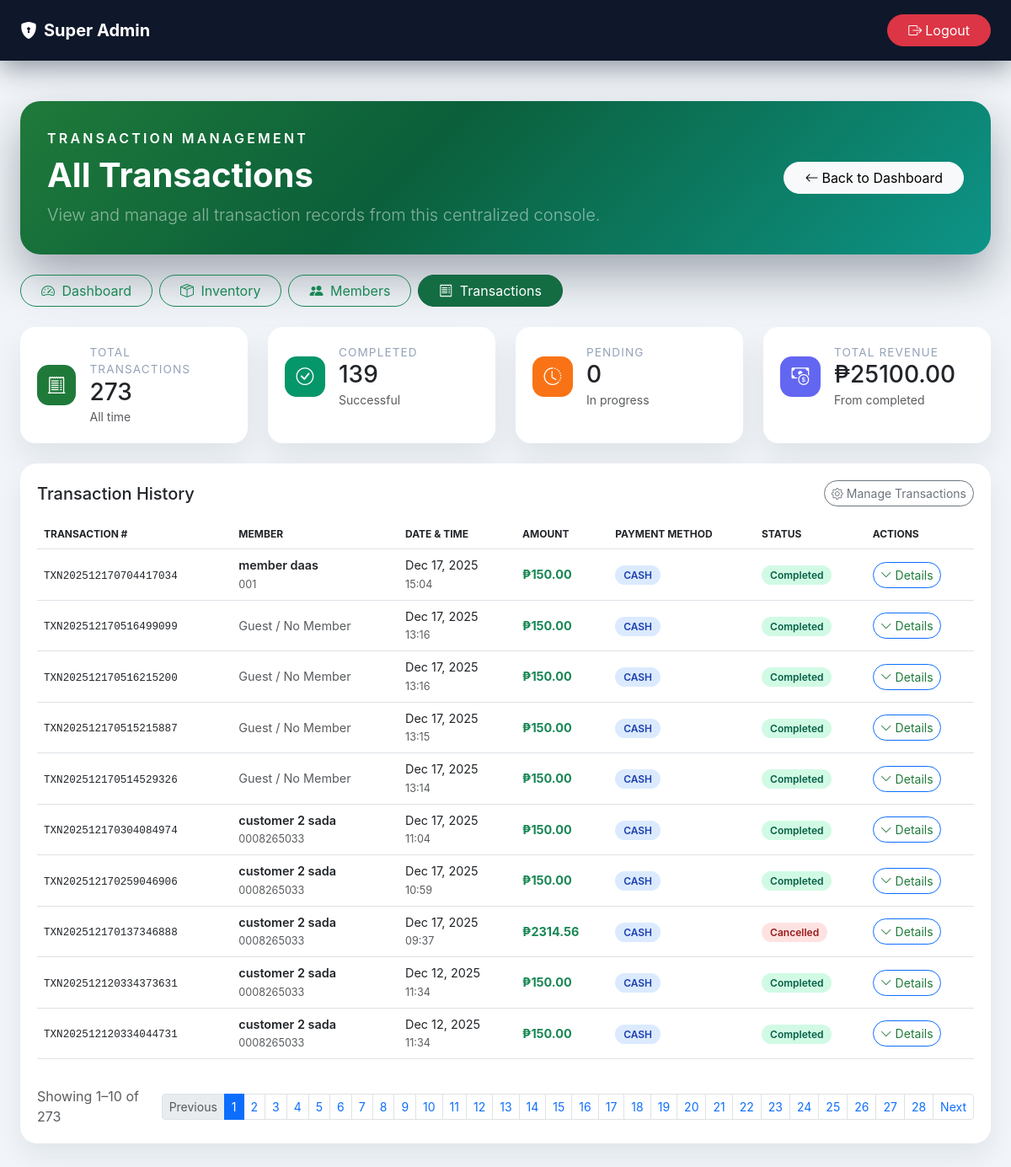
Page /dashboard/transactions/ (signed in) on the committed database.
### transactions/models.py (models this page shows, shortened)
class Transaction(models.Model):
    PAYMENT_METHODS = [
        ('debit', 'Debit (Member Account)'),
        ('cash', 'Cash'),
    ]
    STATUS_CHOICES = [
        ('pending', 'Pending'),
        ('completed', 'Completed'),
        ('cancelled', 'Cancelled'),
    ]
    transaction_number = models.CharField(max_length=50, unique=True)
    member = models.ForeignKey(Member, on_delete=models.SET_NULL, null=True, blank=True, related_name='transactions')
    subtotal = models.DecimalField(max_digits=10, decimal_places=2, default=0.00)
    vatable_sale = models.DecimalField(max_digits=10, decimal_places=2, default=0.00)
    vat_amount = models.DecimalField(max_digits=10, decimal_places=2, default=0.00)
    total_amount = models.DecimalField(max_digits=10, decimal_places=2, default=0.00)
    payment_method = models.CharField(max_length=20, choices=PAYMENT_METHODS)
    amount_paid = models.DecimalField(max_digits=10, decimal_places=2, default=0.00)
    amount_from_balance = models.DecimalField(max_digits=10, decimal_places=2, default=0.00)
    status = models.CharField(max_length=20, choices=STATUS_CHOICES, default='pending')
    notes = models.TextField(blank=True)
    created_at = models.DateTimeField(auto_now_add=True)
    updated_at = models.DateTimeField(auto_now=True)
    class Meta:
        verbose_name = "Transaction"
        verbose_name_plural = "Transactions"
        ordering = ['-created_at']

### members/models.py (models this page shows, shortened)
class Member(models.Model):
    ROLE_CHOICES = [
        ('admin', 'Admin'),
        ('cashier', 'Cashier'),
        ('staff', 'Staff'),
        ('member', 'Member'),
    ]
    user = models.OneToOneField(User, on_delete=models.CASCADE, null=True, blank=True)
    rfid_card_number = models.CharField(max_length=50, unique=True)
    pin_hash = models.CharField(max_length=128, blank=True, null=True)
    first_name = models.CharField(max_length=100)
    last_name = models.CharField(max_length=100)
    email = models.EmailField(unique=True, null=True, blank=True)
    phone = models.CharField(max_length=20, blank=True)
    member_type = models.ForeignKey(MemberType, on_delete=models.SET_NULL, null=True)
    role = models.CharField(max_length=20, choices=ROLE_CHOICES, default='member')
    balance = models.DecimalField(max_digits=10, decimal_places=2, default=0.00)
    is_active = models.BooleanField(default=True)
    date_joined = models.DateTimeField(auto_now_add=True)
    last_transaction = models.DateTimeField(null=True, blank=True)
    created_at = models.DateTimeField(auto_now_add=True)
    updated_at = models.DateTimeField(auto_now=True)
    @property
    def full_name(self):
        return f"{self.first_name} {self.last_name}"
    class Meta:
        verbose_name = "Member"
        verbose_name_plural = "Members"
        ordering = ['-date_joined']

### admin_panel/views.py (the view)
# urls.py: path('dashboard/transactions/', admin_panel_views.transaction_history, name='transaction_history'),
@login_required
def transaction_history(request):
    if not is_admin_user(request.user):
        messages.warning(request, 'You do not have permission to access this page.')
        return redirect('kiosk_home')
    transactions_qs = Transaction.objects.select_related('member').prefetch_related('items').order_by('-created_at')
    paginator = Paginator(transactions_qs, 10)
    page_number = request.GET.get('page', 1)
    transactions_page = paginator.get_page(page_number)
    total_transactions = transactions_qs.count()
    completed_transactions = transactions_qs.filter(status='completed').count()
    pending_transactions = transactions_qs.filter(status='pending').count()
    cancelled_transactions = transactions_qs.filter(status='cancelled').count()
    total_revenue = transactions_qs.filter(status='completed').aggregate(Sum('total_amount'))['total_amount__sum'] or 0
    context = {
        'transactions': transactions_page,
        'page_obj': transactions_page,
        'total_transactions': total_transactions,
        'completed_transactions': completed_transactions,
        'pending_transactions': pending_transactions,
        'cancelled_transactions': cancelled_transactions,
        'total_revenue': total_revenue,
    }
    return render(request, 'admin_panel/transactions.html', context)

### admin_panel/views.py (called while the page is built, shortened)
def is_admin_user(user):
    if user.is_superuser:
        return True

### admin_panel/templates/admin_panel/transactions.html (shortened to what this page needs)
<!DOCTYPE html>
<html lang="en">
<head>
  <link href="https://cdn.jsdelivr.net/npm/bootstrap@5.3.0/dist/css/bootstrap.min.css" rel="stylesheet">
  <link href="https://cdn.jsdelivr.net/npm/bootstrap-icons@1.11.3/font/bootstrap-icons.css" rel="stylesheet">
</head>
<body>
  <nav class="navbar super-nav navbar-expand-lg py-3">
    <div class="container-fluid px-4">
      <a class="navbar-brand fw-bold text-white" href="{% url 'dashboard' %}">
        <i class="bi bi-shield-lock-fill me-2"></i>Super Admin
      </a>
      <form id="logoutForm" method="post" action="{% url 'admin_logout' %}" style="display: inline;">
        <button type="button" id="logoutBtn" class="btn btn-danger rounded-pill px-4">
          <i class="bi bi-box-arrow-right me-1"></i>Logout
        </button>
      </form>
    </div>
  </nav>
  <main class="container-fluid px-4 py-5">
    <section class="hero-card mb-4">
      <div class="row align-items-center">
        <div class="col-lg-8">
          <p class="mb-2 text-uppercase fw-semibold" style="letter-spacing:0.2em;">Transaction Management</p>
          <h1 class="fw-bold mb-2">All Transactions</h1>
          <p class="mb-0 lead text-white-50">
            View and manage all transaction records from this centralized console.
          </p>
        </div>
        <div class="col-lg-4 text-end">
          <a href="{% url 'dashboard' %}" class="btn btn-light rounded-pill px-4">
            <i class="bi bi-arrow-left me-1"></i>Back to Dashboard
          </a>
        </div>
      </div>
    </section>
    <div class="d-flex gap-2 flex-wrap mb-4">
      <a href="{% url 'dashboard' %}" class="btn btn-outline-success rounded-pill px-4"><i class="bi bi-speedometer2 me-1"></i> Dashboard</a>
      <a href="{% url 'inventory_management' %}" class="btn btn-outline-success rounded-pill px-4"><i class="bi bi-box-seam me-1"></i> Inventory</a>
      <a href="{% url 'member_management' %}" class="btn btn-outline-success rounded-pill px-4"><i class="bi bi-people-fill me-1"></i> Members</a>
      <a href="{% url 'transaction_history' %}" class="btn btn-success rounded-pill px-4 active"><i class="bi bi-receipt me-1"></i> Transactions</a>
    </div>
    <section class="row g-4 mb-4">
      <div class="col-md-3">
        <div class="stat-card">
          <div class="d-flex align-items-center gap-3">
            <div class="stat-icon" style="background:#1f7a3a;">
              <i class="bi bi-receipt-cutoff"></i>
            </div>
            <div>
              <div class="stat-title">Total Transactions</div>
              <h3 class="mb-0">{{ total_transactions }}</h3>
              <small class="text-muted">All time</small>
            </div>
          </div>
        </div>
      </div>
      <div class="col-md-3">
        <div class="stat-card">
          <div class="d-flex align-items-center gap-3">
            <div class="stat-icon" style="background:#059669;">
              <i class="bi bi-check-circle"></i>
            </div>
            <div>
              <div class="stat-title">Completed</div>
              <h3 class="mb-0">{{ completed_transactions }}</h3>
              <small class="text-muted">Successful</small>
            </div>
          </div>
        </div>
      </div>
      <div class="col-md-3">
        <div class="stat-card">
          <div class="d-flex align-items-center gap-3">
            <div class="stat-icon" style="background:#f97316;">
              <i class="bi bi-clock-history"></i>
            </div>
            <div>
              <div class="stat-title">Pending</div>
              <h3 class="mb-0">{{ pending_transactions }}</h3>
              <small class="text-muted">In progress</small>
            </div>
          </div>
        </div>
      </div>
      <div class="col-md-3">
        <div class="stat-card">
          <div class="d-flex align-items-center gap-3">
            <div class="stat-icon" style="background:#6366f1;">
              <i class="bi bi-cash-coin"></i>
            </div>
            <div>
              <div class="stat-title">Total Revenue</div>
              <h3 class="mb-0">₱{{ total_revenue|floatformat:2 }}</h3>
              <small class="text-muted">From completed</small>
            </div>
          </div>
        </div>
      </div>
    </section>
    <section class="row g-4">
      <div class="col-12">
        <div class="table-card">
          <div class="d-flex justify-content-between align-items-center mb-3">
            <h5 class="mb-0">Transaction History</h5>
            <div class="d-flex gap-2">
              <button type="button" class="btn btn-outline-secondary btn-sm rounded-pill" id="manageAdminBtn" data-bs-toggle="modal" data-bs-target="#manageAdminModal">
                  <i class="bi bi-gear me-1"></i>Manage Transactions
                </button>
            </div>
          </div>
          <div class="table-responsive">
            <table class="table align-middle">
              <thead>
                <tr>
                  <th>Transaction #</th>
                  <th>Member</th>
                  <th>Date & Time</th>
                  <th>Amount</th>
                  <th>Payment Method</th>
                  <th>Status</th>
                  <th>Actions</th>
                </tr>
              </thead>
              <tbody>
                {% for transaction in page_obj %}
                <tr>
                  <td>
                    <code class="text-dark">{{ transaction.transaction_number }}</code>
                  </td>
                  <td>
                    {% if transaction.member %}
                    <div class="fw-semibold">{{ transaction.member.full_name }}</div>
                    <small class="text-muted">{{ transaction.member.rfid_card_number }}</small>
                    {% else %}
                    <span class="text-muted">Guest / No Member</span>
                    {% endif %}
                  </td>
                  <td>
                    <div>{{ transaction.created_at|date:"M d, Y" }}</div>
                    <small class="text-muted">{{ transaction.created_at|date:"H:i" }}</small>
                  </td>
                  <td>
                    <div class="fw-bold text-success">₱{{ transaction.total_amount|floatformat:2 }}</div>
                  </td>
                  <td>
                    <span class="badge-payment badge-{{ transaction.payment_method }}">
                      {{ transaction.get_payment_method_display }}
                    </span>
                  </td>
                  <td>
                    <span class="badge-status badge-{{ transaction.status }}">
                      {{ transaction.get_status_display }}
                    </span>
                  </td>
                  <td>
                    <button type="button" class="btn btn-sm btn-outline-primary rounded-pill expand-btn"
                            data-transaction-id="{{ transaction.id }}"
                            id="btn-{{ transaction.id }}">
                      <i class="bi bi-chevron-down" id="icon-{{ transaction.id }}"></i> Details
                    </button>
                  </td>
                </tr>
                {% empty %}
                <tr>
                  <td colspan="7" class="text-center text-muted py-4">
                    <i class="bi bi-inbox me-2"></i>No transactions found.
                  </td>
                </tr>
                {% endfor %}
              </tbody>
            </table>
          </div>
          <div class="d-flex flex-column flex-md-row justify-content-between align-items-md-center mt-3 gap-3">
            <div class="text-muted">
              Showing {{ page_obj.start_index }}–{{ page_obj.end_index }} of {{ total_transactions }}
            </div>
            <nav aria-label="Transaction pagination">
              <ul class="pagination pagination-sm mb-0">
                <li class="page-item {% if not page_obj.has_previous %}disabled{% endif %}">
                  {% if page_obj.has_previous %}
                  <a class="page-link" href="?page={{ page_obj.previous_page_number }}" aria-label="Previous">Previous</a>
                  {% else %}
                  <span class="page-link" aria-label="Previous">Previous</span>
                  {% endif %}
                </li>
                {% for num in page_obj.paginator.page_range %}
                <li class="page-item {% if page_obj.number == num %}active{% endif %}">
                  <a class="page-link" href="?page={{ num }}">{{ num }}</a>
                </li>
                {% endfor %}
                <li class="page-item {% if not page_obj.has_next %}disabled{% endif %}">
                  {% if page_obj.has_next %}
                  <a class="page-link" href="?page={{ page_obj.next_page_number }}" aria-label="Next">Next</a>
                  {% else %}
                  <span class="page-link" aria-label="Next">Next</span>
                  {% endif %}
                </li>
              </ul>
            </nav>
          </div>
        </div>
      </div>
    </section>
  </main>
</body>
</html>

### admin_panel/templates/admin_panel/transactions.html (style rules this page uses)
:root { --dark: #0f172a; --brand: #1f7a3a; --accent: #0b5f3a; --muted: #94a3b8; --panel: #ffffff; --gradient: linear-gradient(135deg, #1f7a3a 0%, #0b5f3a 40%, #0d9488 100%); }
body { background: #f1f5f9; font-family: 'Inter', system-ui, -apple-system, 'Segoe UI', sans-serif; }
.super-nav { background: var(--dark); color: #fff; box-shadow: 0 10px 30px rgba(15,23,42,0.4); }
.hero-card { background: var(--gradient); color: #fff; border-radius: 24px; padding: 32px; box-shadow: 0 25px 55px rgba(15,23,42,0.35); }
.stat-card { border: none; border-radius: 18px; padding: 20px; box-shadow: 0 18px 36px rgba(15,23,42,0.08); background: var(--panel); height: 100%; }
.stat-icon { width: 48px; height: 48px; border-radius: 14px; display: flex; align-items: center; justify-content: center; font-size: 1.3rem; color: #fff; }
.stat-title { color: var(--muted); font-size: 0.85rem; text-transform: uppercase; letter-spacing: 0.08em; }
.table-card { border-radius: 20px; padding: 20px; background: var(--panel); box-shadow: 0 15px 30px rgba(15,23,42,0.07); }
.table-card table { font-size: 0.9rem; }
.table-card thead { color: var(--muted); text-transform: uppercase; font-size: 0.75rem; }
.badge-payment { padding: 4px 10px; border-radius: 999px; font-weight: 600; font-size: 0.75rem; text-transform: uppercase; }
.badge-cash { background: #dbeafe; color: #1e40af; }
.badge-status { padding: 4px 10px; border-radius: 999px; font-weight: 600; font-size: 0.75rem; }
.badge-completed { background: #d1fae5; color: #065f46; }
.badge-cancelled { background: #fee2e2; color: #991b1b; }
.expand-btn { cursor: pointer; color: var(--brand); }

### rows in the picture
Transaction: shows "Guest / No Member"
Transaction: shows "Guest / No Member"
Transaction: shows "Guest / No Member"
Transaction: shows "Guest / No Member"

### other values in the picture
{{ total_transactions }} "273"
{{ completed_transactions }} "139"
{{ pending_transactions }} "0"
{{ total_revenue|floatformat:2 }} "25100.00"
{{ page_obj.start_index }} "1"
{{ page_obj.end_index }} "10"
{{ num }} "1" "2" "3" "4" "5" "6" "7" "8" "9" "10" "11" "12" "13" "14" "15" "16" "17" "18" "19" "20" "21" "22" "23" "24" "25" "26" "27" "28"
